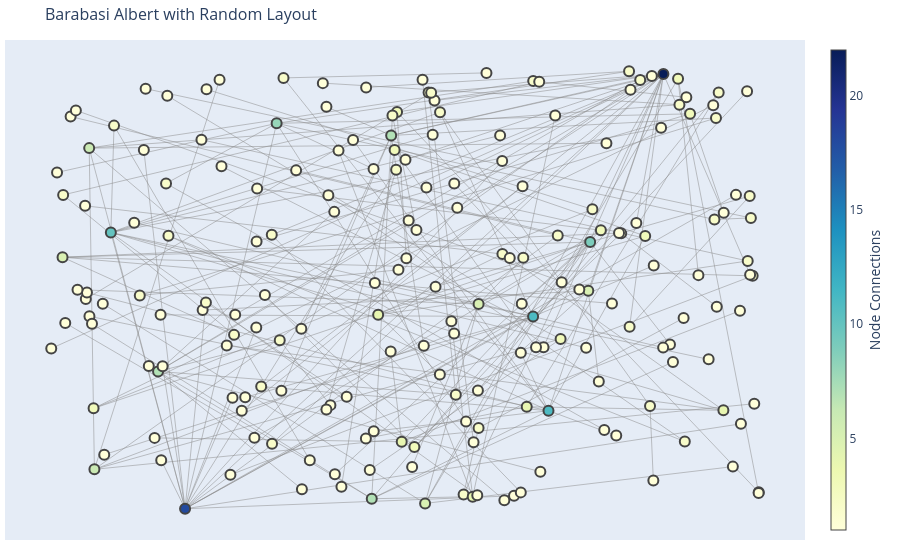

The notebook cell this image was saved under:
### Code cell
n_trace_r, e_trace_r = create_graph_traces(G, 'pos_r')
color_nodes_by_degree(G, n_trace_r)
create_network_graph(n_trace_r, e_trace_r, title='Barabasi Albert with Random Layout')

### Figure 1 — Plotly figure (JSON) as saved in the notebook; plotly's stock layout.template omitted (floating-point values rounded to 4 significant figures; data arrays with more than 128 entries replaced by an {"elided": "..."} marker saying what was removed)
{"data": [{"hoverinfo": "none", "line": {"color": "#888", "width": 0.5}, "mode": "lines", "type": "scatter", "x": {"elided": "597 float values"}, "y": {"elided": "597 float values"}}, {"hoverinfo": "text", "marker": {"color": {"elided": "200 int values"}, "colorbar": {"thickness": 15, "title": {"side": "right", "text": "Node Connections"}, "xanchor": "left"}, "colorscale": [[0, "rgb(8,29,88)"], [0.125, "rgb(37,52,148)"], [0.25, "rgb(34,94,168)"], [0.375, "rgb(29,145,192)"], [0.5, "rgb(65,182,196)"], [0.625, "rgb(127,205,187)"], [0.75, "rgb(199,233,180)"], [0.875, "rgb(237,248,177)"], [1, "rgb(255,255,217)"]], "line": {"width": 2}, "reversescale": true, "showscale": true, "size": 10}, "mode": "markers", "text": {"elided": "200 str values"}, "type": "scatter", "x": {"elided": "200 float values"}, "y": {"elided": "200 float values"}}], "layout": {"annotations": [{"showarrow": false, "text": "", "x": 0.005, "xref": "paper", "y": -0.002, "yref": "paper"}], "hovermode": "closest", "margin": {"b": 20, "l": 5, "r": 5, "t": 40}, "showlegend": false, "title": {"font": {"size": 16}, "text": "Barabasi Albert with Random Layout"}, "xaxis": {"showgrid": false, "showticklabels": false, "zeroline": false}, "yaxis": {"showgrid": false, "showticklabels": false, "zeroline": false}}}
